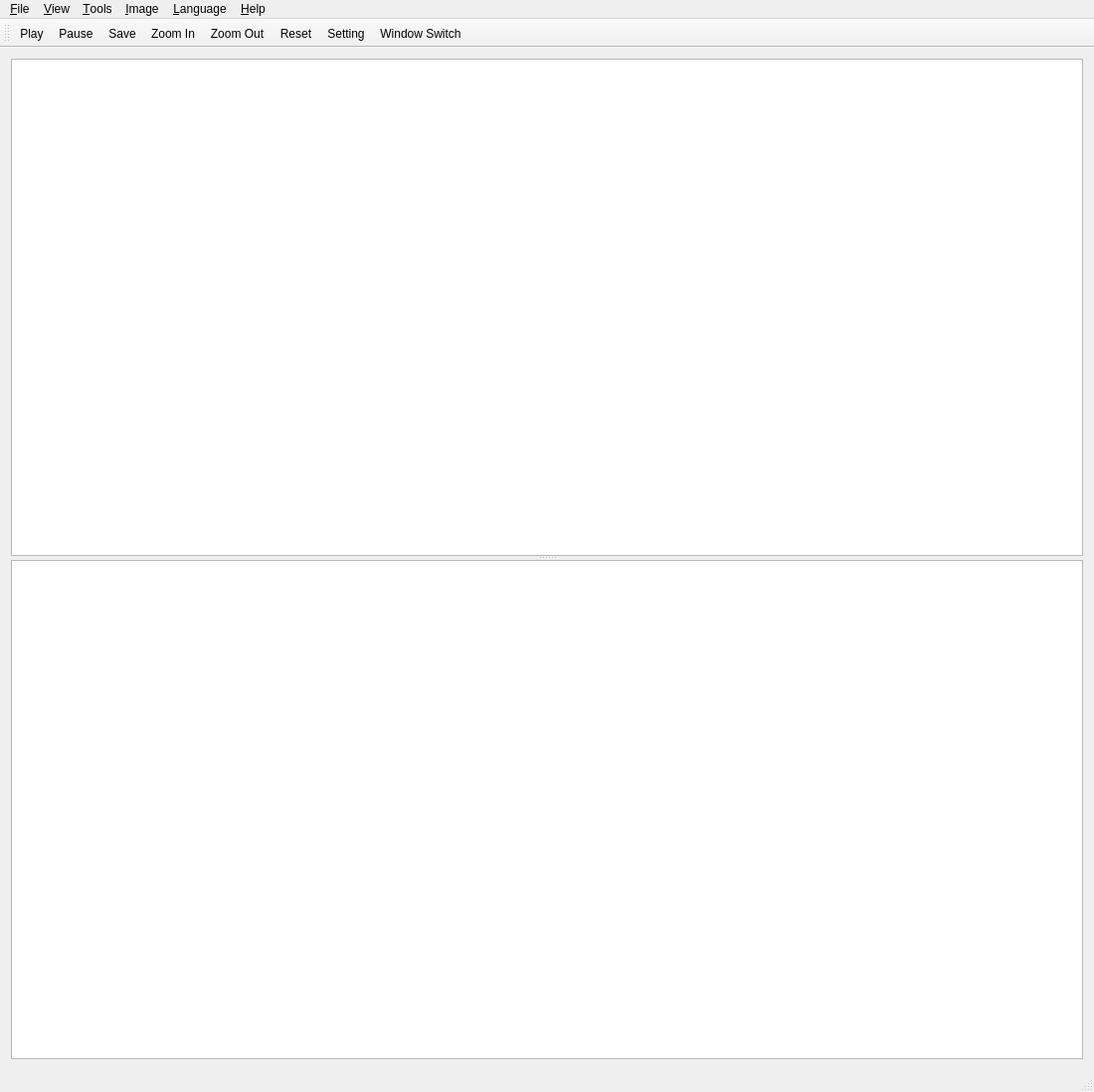
<?xml version="1.0" encoding="UTF-8"?>
<ui version="4.0">
 <class>MainWindow</class>
 <widget class="QMainWindow" name="MainWindow">
  <property name="geometry">
   <rect>
    <x>0</x>
    <y>0</y>
    <width>1100</width>
    <height>1098</height>
   </rect>
  </property>
  <property name="windowTitle">
   <string>QtDemo</string>
  </property>
  <widget class="QWidget" name="centralWidget">
   <layout class="QVBoxLayout" name="verticalLayout">
    <item>
     <widget class="QSplitter" name="splitter">
      <property name="orientation">
       <enum>Qt::Vertical</enum>
      </property>
      <widget class="QGraphicsView" name="gvMain">
       <property name="minimumSize">
        <size>
         <width>500</width>
         <height>500</height>
        </size>
       </property>
       <property name="backgroundBrush">
        <brush brushstyle="SolidPattern">
         <color alpha="255">
          <red>127</red>
          <green>127</green>
          <blue>127</blue>
         </color>
        </brush>
       </property>
      </widget>
      <widget class="QGraphicsView" name="gvSecond">
       <property name="sizePolicy">
        <sizepolicy hsizetype="Expanding" vsizetype="Expanding">
         <horstretch>100</horstretch>
         <verstretch>100</verstretch>
        </sizepolicy>
       </property>
       <property name="minimumSize">
        <size>
         <width>500</width>
         <height>500</height>
        </size>
       </property>
       <property name="backgroundBrush">
        <brush brushstyle="SolidPattern">
         <color alpha="255">
          <red>127</red>
          <green>127</green>
          <blue>127</blue>
         </color>
        </brush>
       </property>
      </widget>
     </widget>
    </item>
   </layout>
  </widget>
  <widget class="QMenuBar" name="menuBar">
   <property name="geometry">
    <rect>
     <x>0</x>
     <y>0</y>
     <width>1100</width>
     <height>23</height>
    </rect>
   </property>
   <widget class="QMenu" name="menu_File">
    <property name="title">
     <string>&amp;File</string>
    </property>
    <addaction name="action_Play"/>
    <addaction name="action_Stop"/>
    <addaction name="action_Save"/>
    <addaction name="actionExit"/>
   </widget>
   <widget class="QMenu" name="menu_View">
    <property name="title">
     <string>&amp;View</string>
    </property>
    <addaction name="actionZoom_In"/>
    <addaction name="actionZoom_Out"/>
    <addaction name="actionReset"/>
    <addaction name="actionWindow_Switch"/>
   </widget>
   <widget class="QMenu" name="menu_Set">
    <property name="title">
     <string>&amp;Tools</string>
    </property>
    <addaction name="action_Setting"/>
   </widget>
   <widget class="QMenu" name="menu_Language">
    <property name="title">
     <string>&amp;Language</string>
    </property>
    <addaction name="actionEnglish_Chinese"/>
   </widget>
   <widget class="QMenu" name="menu_Help">
    <property name="title">
     <string>&amp;Help</string>
    </property>
    <addaction name="actionAbout"/>
   </widget>
   <widget class="QMenu" name="menu_Image">
    <property name="title">
     <string>&amp;Image</string>
    </property>
    <addaction name="actionHistogram"/>
   </widget>
   <addaction name="menu_File"/>
   <addaction name="menu_View"/>
   <addaction name="menu_Set"/>
   <addaction name="menu_Image"/>
   <addaction name="menu_Language"/>
   <addaction name="menu_Help"/>
  </widget>
  <widget class="QStatusBar" name="statusBar"/>
  <widget class="QToolBar" name="toolBar">
   <property name="windowTitle">
    <string>toolBar</string>
   </property>
   <attribute name="toolBarArea">
    <enum>TopToolBarArea</enum>
   </attribute>
   <attribute name="toolBarBreak">
    <bool>false</bool>
   </attribute>
   <addaction name="action_Play"/>
   <addaction name="action_Stop"/>
   <addaction name="action_Save"/>
   <addaction name="actionZoom_In"/>
   <addaction name="actionZoom_Out"/>
   <addaction name="actionReset"/>
   <addaction name="action_Setting"/>
   <addaction name="actionWindow_Switch"/>
  </widget>
  <action name="action_Play">
   <property name="icon">
    <iconset resource="res.qrc">
     <normaloff>:/icon/play</normaloff>:/icon/play</iconset>
   </property>
   <property name="text">
    <string>&amp;Play</string>
   </property>
  </action>
  <action name="action_Stop">
   <property name="icon">
    <iconset resource="res.qrc">
     <normaloff>:/icon/pause</normaloff>:/icon/pause</iconset>
   </property>
   <property name="text">
    <string>Pa&amp;use</string>
   </property>
  </action>
  <action name="action_Save">
   <property name="icon">
    <iconset resource="res.qrc">
     <normaloff>:/icon/save</normaloff>:/icon/save</iconset>
   </property>
   <property name="text">
    <string>&amp;Save</string>
   </property>
  </action>
  <action name="actionExit">
   <property name="text">
    <string>Exit</string>
   </property>
  </action>
  <action name="actionZoom_In">
   <property name="icon">
    <iconset>
     <normalon>:/icon/zoomin</normalon>
    </iconset>
   </property>
   <property name="text">
    <string>Zoom In</string>
   </property>
  </action>
  <action name="actionZoom_Out">
   <property name="icon">
    <iconset resource="res.qrc">
     <normaloff>:/icon/zoomout</normaloff>:/icon/zoomout</iconset>
   </property>
   <property name="text">
    <string>Zoom Out</string>
   </property>
  </action>
  <action name="actionReset">
   <property name="icon">
    <iconset resource="res.qrc">
     <normaloff>:/icon/view-refresh</normaloff>:/icon/view-refresh</iconset>
   </property>
   <property name="text">
    <string>Reset</string>
   </property>
  </action>
  <action name="action_Setting">
   <property name="icon">
    <iconset resource="res.qrc">
     <normaloff>:/icon/setting</normaloff>:/icon/setting</iconset>
   </property>
   <property name="text">
    <string>&amp;Setting</string>
   </property>
  </action>
  <action name="actionEnglish_Chinese">
   <property name="text">
    <string>English&lt;-&gt;Chinese</string>
   </property>
  </action>
  <action name="actionAbout">
   <property name="text">
    <string>About </string>
   </property>
  </action>
  <action name="actionHistogram">
   <property name="text">
    <string>Histogram</string>
   </property>
  </action>
  <action name="actionWindow_Switch">
   <property name="icon">
    <iconset resource="res.qrc">
     <normaloff>:/icon/window</normaloff>:/icon/window</iconset>
   </property>
   <property name="text">
    <string>Window Switch</string>
   </property>
  </action>
 </widget>
 <layoutdefault spacing="6" margin="11"/>
 <resources>
  <include location="res.qrc"/>
 </resources>
 <connections/>
</ui>
